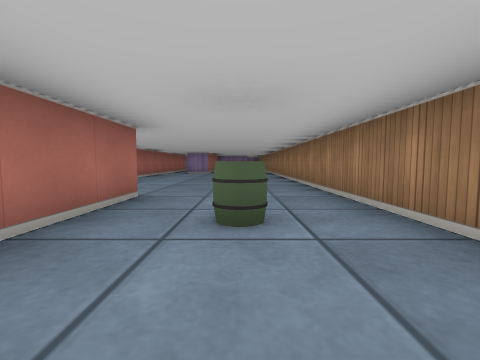
view 1 (above)

21 first-person views from a walk through a cub3D ray-caster map. The camera is about half as high as the walls, tilts 4° down and sees 90° across. The floor is counted in squares. Each view is taken from the middle of a square. On the plan, view 1 faces up. The plan holds only what a view shows up to about 9 squares ahead; the rest is blank.

view 2
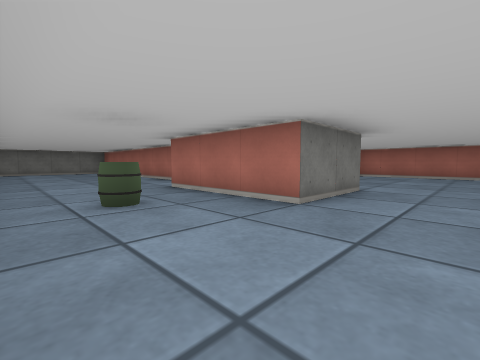

view 3
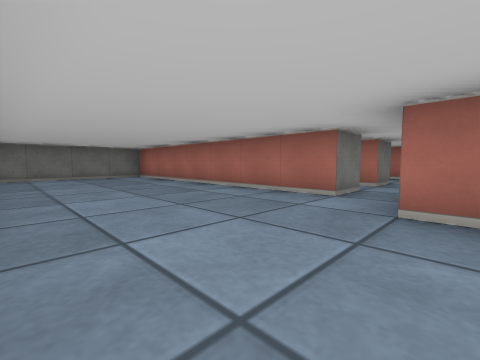

view 4
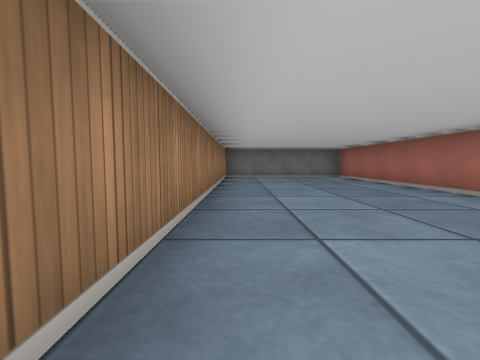

view 5
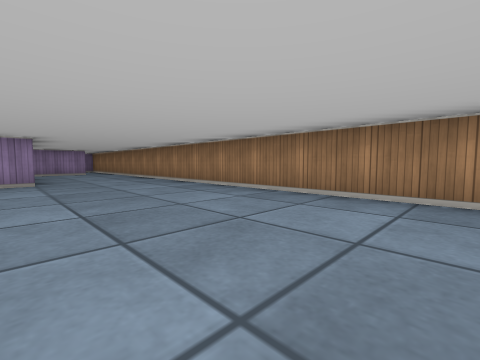

view 6
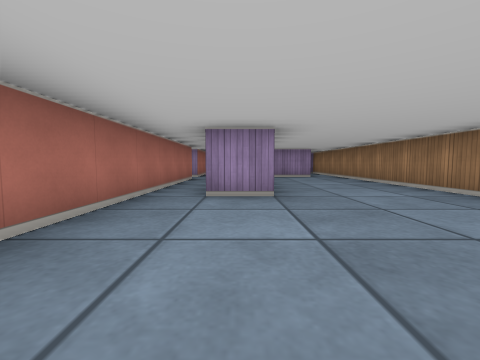

view 7
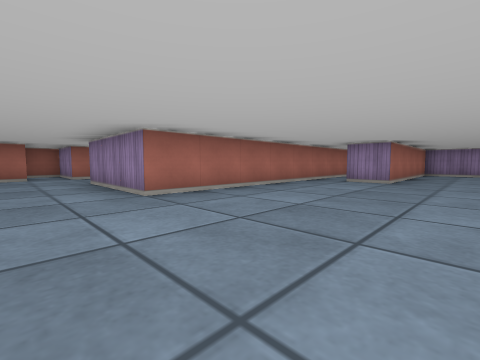

view 8
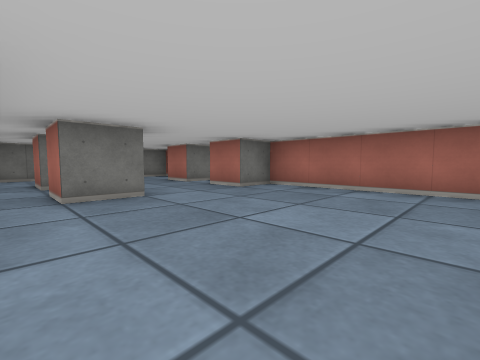

view 9
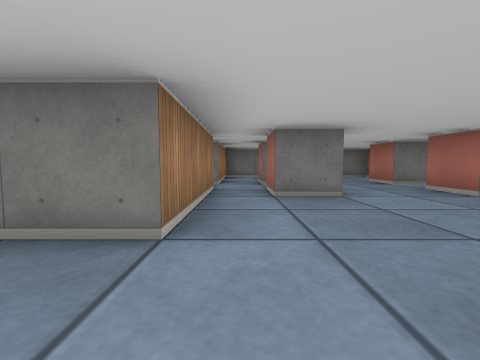

view 10
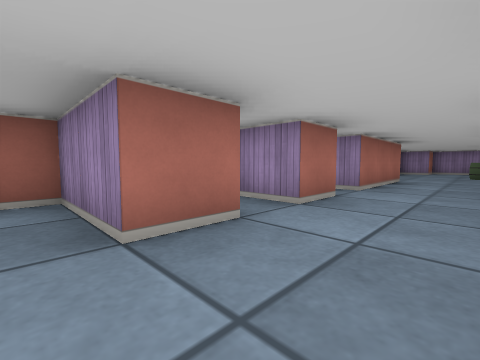

view 11
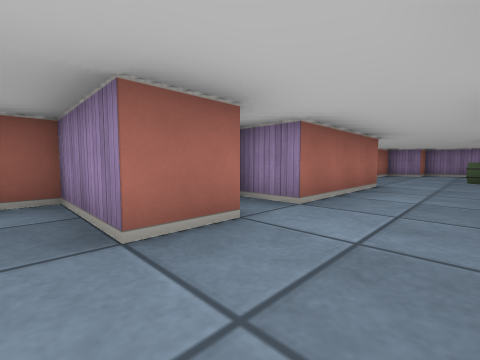

view 12
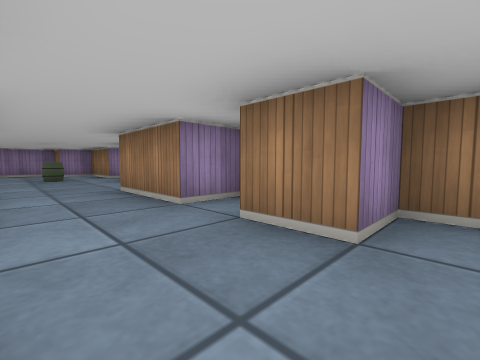

view 13
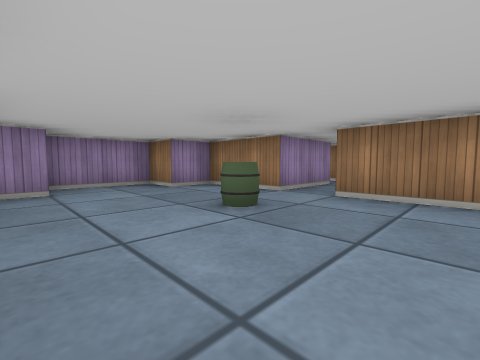

view 14
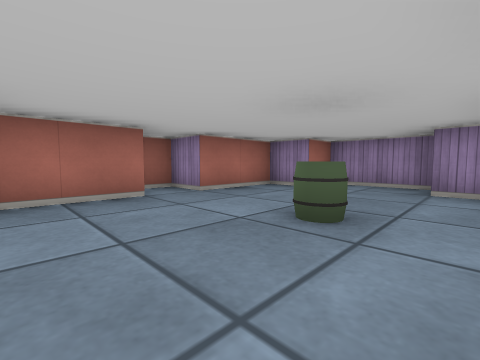

view 15
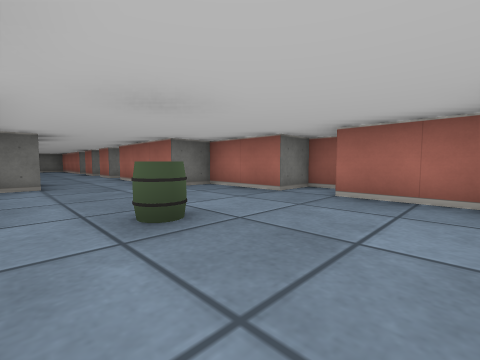

view 16
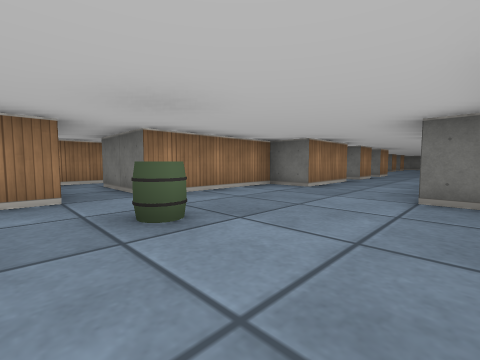

view 17
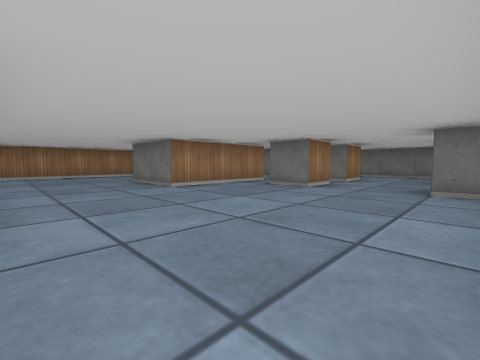

view 18
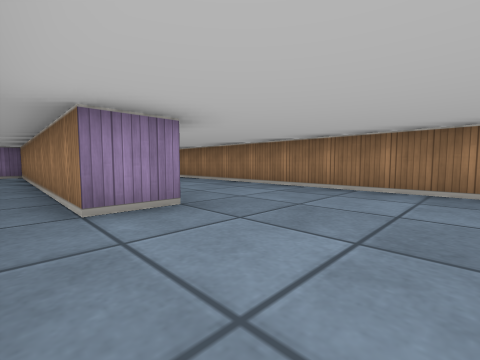

view 19
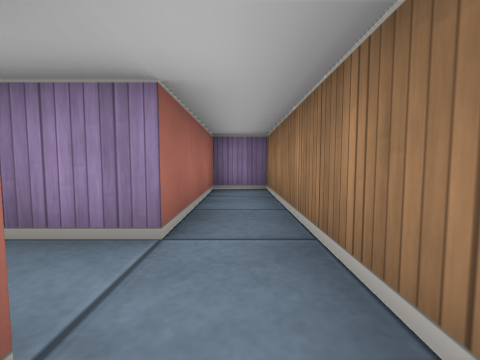

view 20
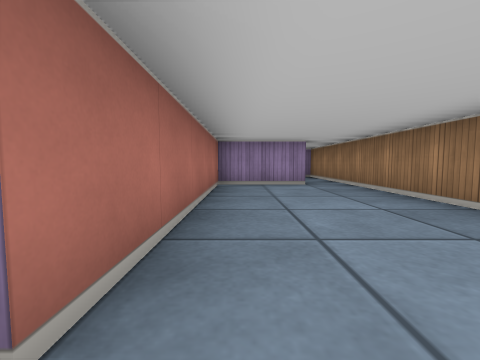

view 21
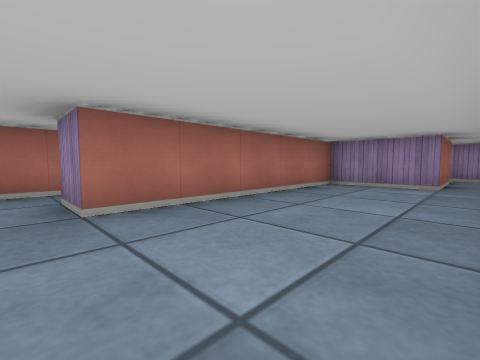

### Floor plan
Ten units are one square. View 1 is at (0, 0); x grows to the right and y downward. Boxes are objects, and circles mark ways between rooms. Rooms are numbered by the first view taken in them; rooms with no view inside come last. Other rooms are left out.
<svg viewBox="-110 -200 130 280">
<path fill="none" stroke="#000" d="M-35 -5 -35 -35 -15 -35 -15 -5M-55 -4 -55 -15 -45 -15 -45 -5M-85 -56 -85 -15 -75 -15 -75 -5M-55 15 -55 5 -45 5 -45 15M-85 -75 -85 -65 -105 -65 -105 -56M-84 5 -75 5 -75 15M-35 31 -35 5 -25 5 -25 75 15 75M-86 35 -35 35M-55 -155 -35 -155 -35 -65 -65 -65 -65 -75M15 71 15 -165M5 -165 -15 -165 -15 -115 -25 -115 -25 -195 -35 -195 -35 -165 -55 -165M-65 -75 -61 -75M-85 -96 -85 -85 -105 -85 -105 -79M-55 -79 -55 -85 -65 -85 -65 -95M-55 -165 -55 -185 -65 -185 -65 -195 -85 -195 -85 -185 -95 -185 -95 -165 -105 -165 -105 -155 -95 -155 -95 -135 -85 -135 -85 -105 -95 -105M-55 -105 -65 -105 -65 -125 -55 -125 -55 -155M-65 -95 -61 -95"/>
<rect x="-5" y="-25" width="10" height="10" fill="#bbb"><title>barrel</title></rect>
<rect x="-75" y="-165" width="10" height="10" fill="#bbb"><title>barrel</title></rect>
<circle cx="-75" cy="-70" r="3" fill="#2a7"/>
<circle cx="-45" cy="-160" r="3" fill="#2a7"/>
<circle cx="-75" cy="-90" r="3" fill="#2a7"/>
<text x="-30" y="-40">1</text>
<text x="-80" y="-80">2</text>
<text x="-80" y="-150">3</text>
</svg>
Room 1 opens to room 2. Room 1 opens to room 3. Room 2 opens to room 3.

Where each view was taken, in squares from view 1:
view 1: 0 up, 0 right, facing up
view 2: 5 up, 1 right, facing down-left
view 3: 1 up, 1 right, facing down-left
view 4: 1 up, 1 right, facing down
view 5: 5 up, 2 left, facing up-right
view 6: 8 up, 2 left, facing up
view 7: 5 up, 0 right, facing up-left
view 8: 5 up, 4 left, facing down-left
view 9: 5 up, 4 left, facing down
view 10: 6 up, 7 left, facing up-left
view 11: 8 up, 7 left, facing up-left
view 12: 8 up, 8 left, facing up-right
view 13: 14 up, 9 left, facing up-right
view 14: 14 up, 6 left, facing up-left
view 15: 18 up, 6 left, facing down-left
view 16: 17 up, 9 left, facing down-right
view 17: 6 up, 8 left, facing down-right
view 18: 9 up, 3 left, facing up-right
view 19: 15 up, 3 left, facing up
view 20: 11 up, 1 left, facing up
view 21: 11 up, 1 right, facing up-left
